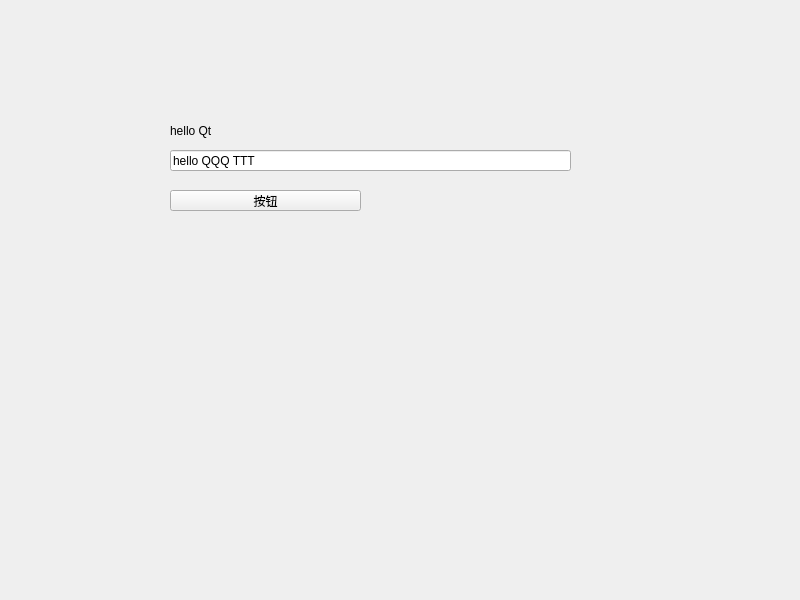
<?xml version="1.0" encoding="UTF-8"?>
<ui version="4.0">
 <class>Widget</class>
 <widget class="QWidget" name="Widget">
  <property name="geometry">
   <rect>
    <x>0</x>
    <y>0</y>
    <width>800</width>
    <height>600</height>
   </rect>
  </property>
  <property name="windowTitle">
   <string>Widget</string>
  </property>
  <widget class="QLabel" name="label">
   <property name="geometry">
    <rect>
     <x>170</x>
     <y>80</y>
     <width>401</width>
     <height>101</height>
    </rect>
   </property>
   <property name="text">
    <string>hello Qt</string>
   </property>
  </widget>
  <widget class="QLineEdit" name="lineEdit">
   <property name="geometry">
    <rect>
     <x>170</x>
     <y>150</y>
     <width>401</width>
     <height>21</height>
    </rect>
   </property>
   <property name="text">
    <string>hello QQQ TTT</string>
   </property>
  </widget>
  <widget class="QPushButton" name="pushButton">
   <property name="geometry">
    <rect>
     <x>170</x>
     <y>190</y>
     <width>191</width>
     <height>21</height>
    </rect>
   </property>
   <property name="text">
    <string>按钮</string>
   </property>
  </widget>
 </widget>
 <resources/>
 <connections/>
</ui>
